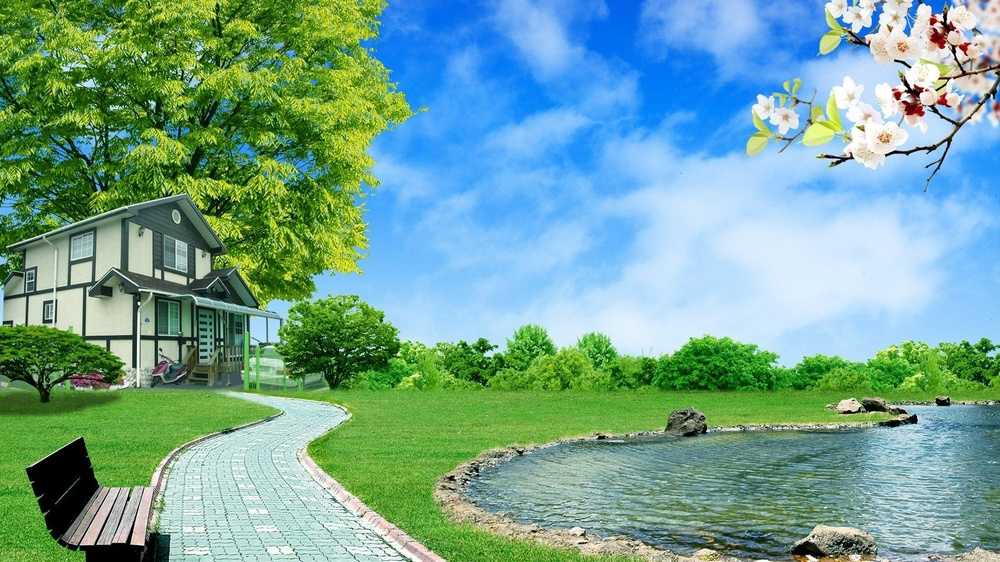
#> input picture Image to pencil sketch/p1.jpg, 1000 x 562 px, shrunk from 1920 x 1080 before the run
$ jupyter execute 'Image to pencil sketch python project.ipynb'
#> lines starting #> are read from the running program, lines starting #| are printed output that depends on the picture
[cell 1]
#pip install opencv-python

[cell 2]
import cv2
import matplotlib.pyplot as plt
from skimage import io

[cell 3]
image = cv2.imread("p1.jpg")
#> image is the input picture: shape (562, 1000, 3); mean B, G, R 148.9, 163.7, 115.7
img = cv2.cvtColor(image, cv2.COLOR_BGR2RGB)
io.imshow(img)

[cell 4]
gray_image = cv2.cvtColor(img, cv2.COLOR_BGR2GRAY)
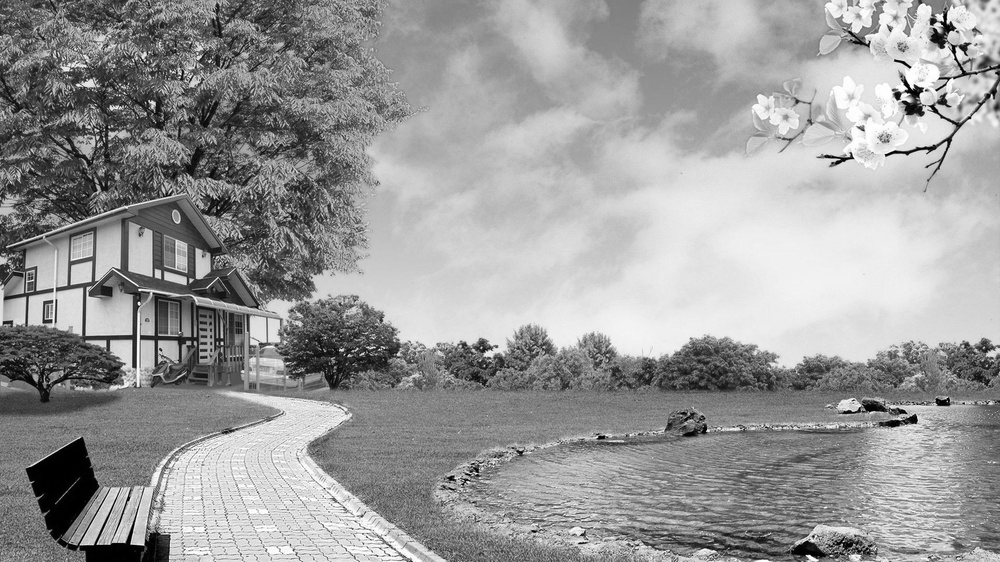
#> gray_image: shape (562, 1000); min 0, max 255, mean 153.8
io.imshow(gray_image)

[cell 5]
inverted_image = 255 - gray_image
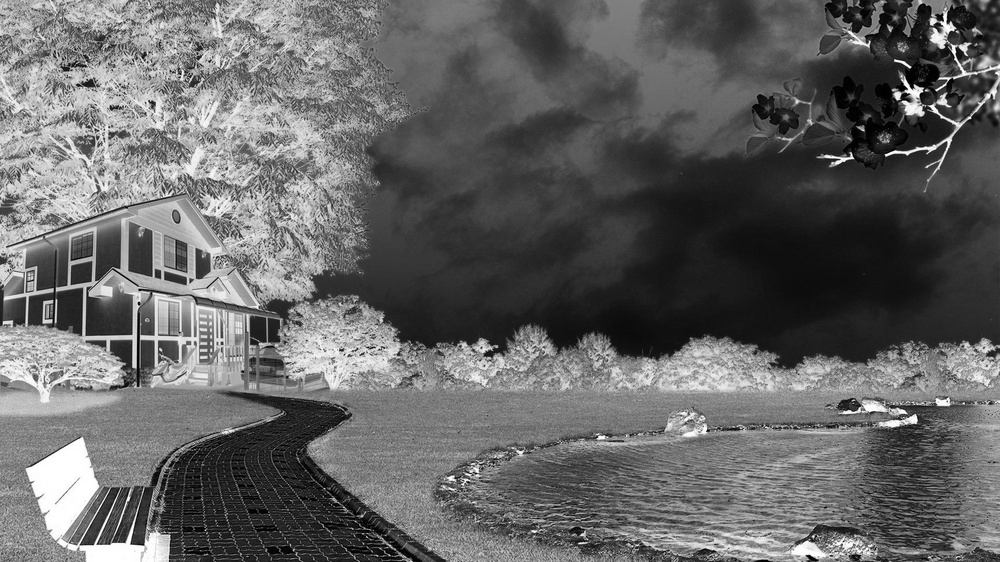
#> inverted_image: shape (562, 1000); min 0, max 255, mean 101.2
io.imshow(inverted_image)

[cell 6]
blurred = cv2.GaussianBlur(inverted_image, (21, 21), 0)
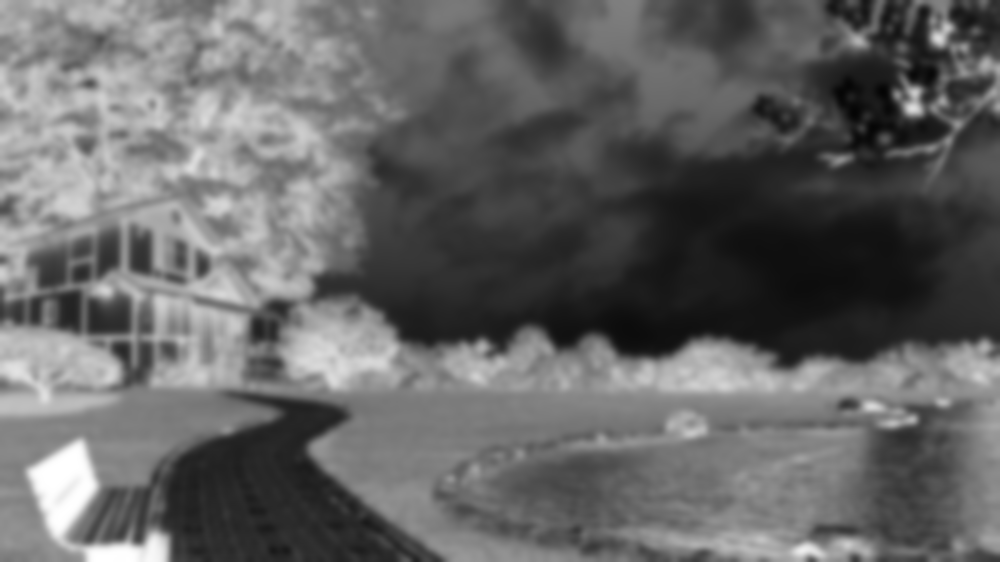
#> blurred: shape (562, 1000); min 4, max 255, mean 101.2
#blurred=inverted_image
io.imshow(blurred)

[cell 7]
inverted_blurred = 255 - blurred
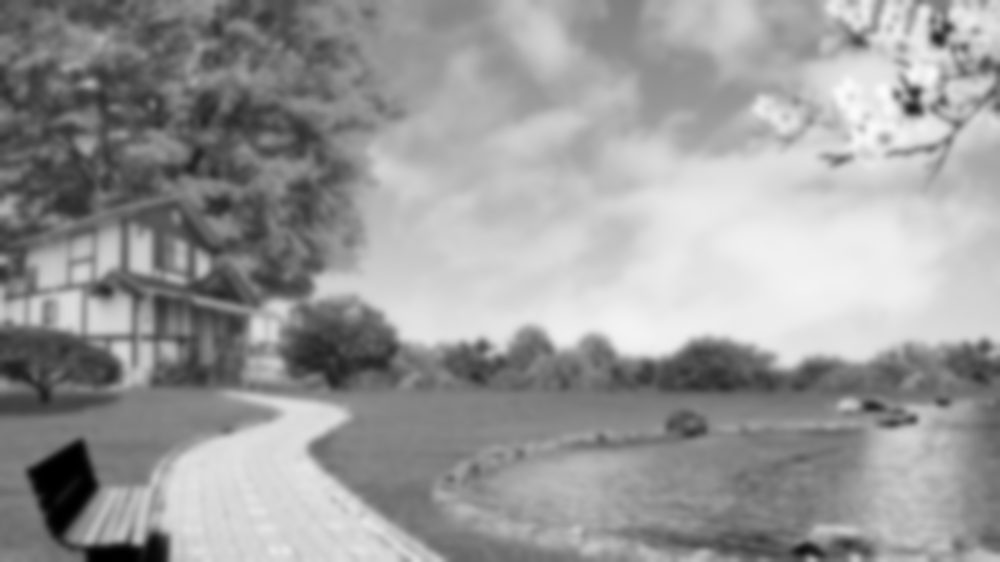
#> inverted_blurred: shape (562, 1000); min 0, max 251, mean 153.8
io.imshow(inverted_blurred)

[cell 8]
pencil_sketch = cv2.divide(gray_image, inverted_blurred, scale=256)
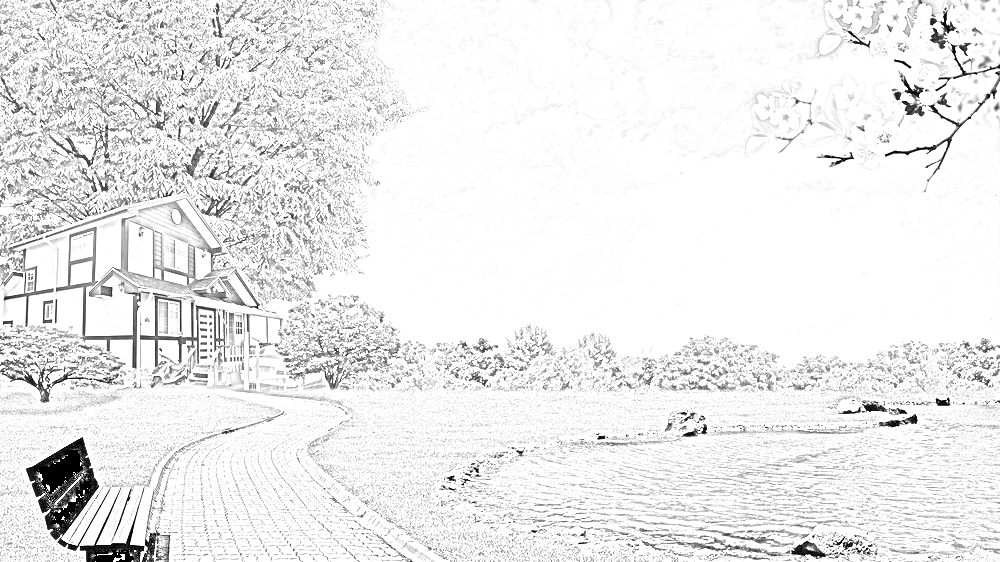
#> pencil_sketch: shape (562, 1000); min 0, max 255, mean 235.8
io.imshow(pencil_sketch)

$ run again, with Image to pencil sketch/p2.jpg copied over Image to pencil sketch/p1.jpg
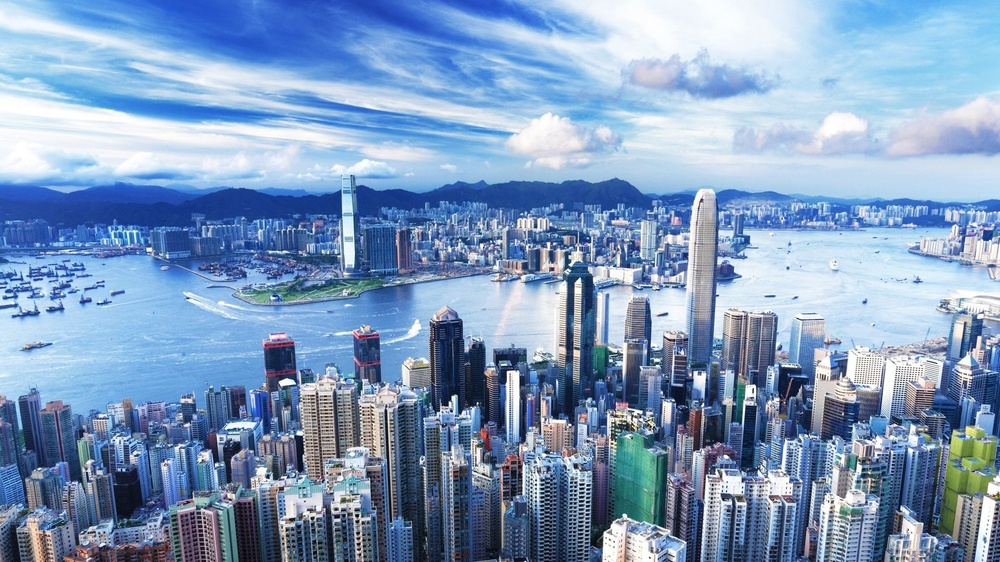
#> input picture Image to pencil sketch/p2.jpg, 1000 x 562 px, shrunk from 1920 x 1080 before the run
#> image is the input picture: shape (562, 1000, 3); mean B, G, R 189.3, 155.5, 128.5
#> `inverted_blurred = 255 - blurred`:
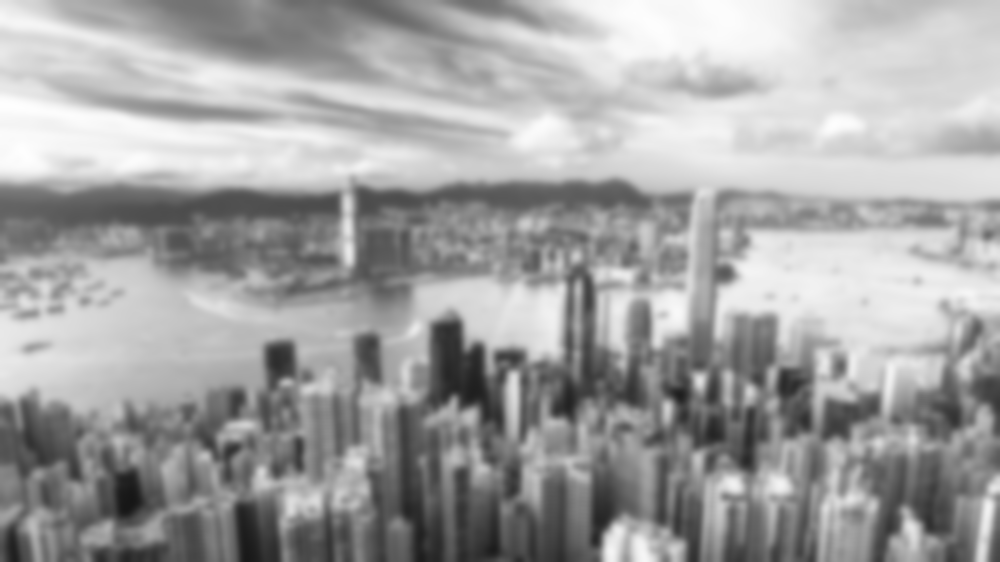
#> inverted_blurred: shape (562, 1000); min 22, max 254, mean 162.5
#> `pencil_sketch = cv2.divide(gray_image, inverted_blurred, scale=256)`:
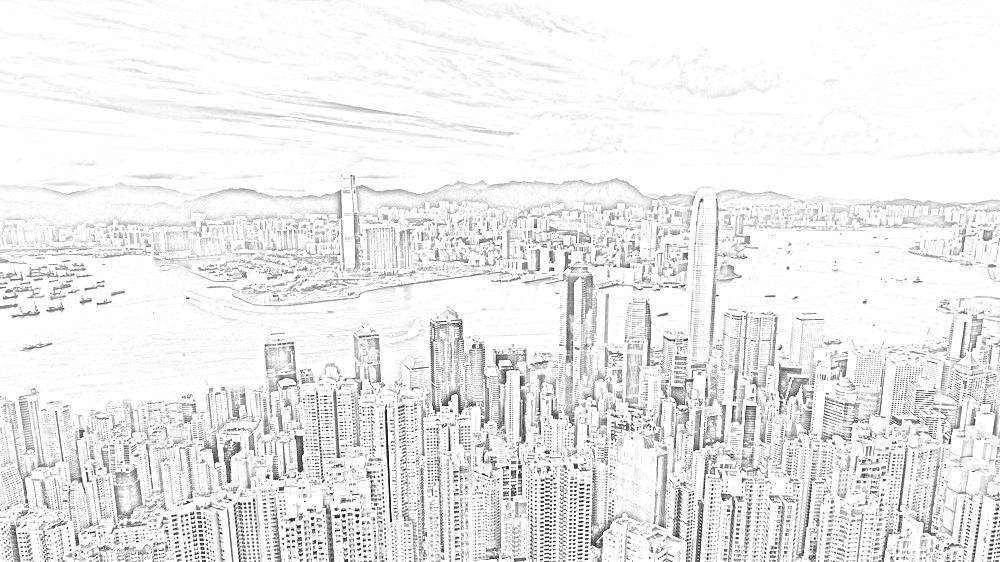
#> pencil_sketch: shape (562, 1000); min 0, max 255, mean 237.8

$ run again, with Image to pencil sketch/p2.jpeg copied over Image to pencil sketch/p1.jpg
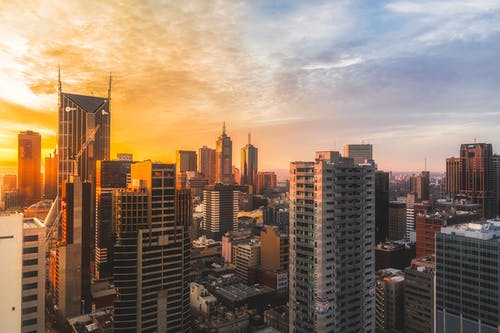
#> input picture Image to pencil sketch/p2.jpeg, 500 x 333 px
#> image is the input picture: shape (333, 500, 3); mean B, G, R 107.6, 127, 149.8
#> `inverted_blurred = 255 - blurred`:
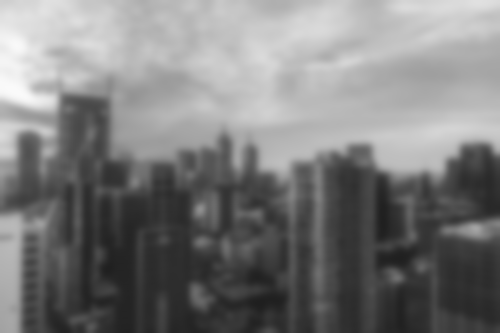
#> inverted_blurred: shape (333, 500); min 31, max 250, mean 123.8
#> `pencil_sketch = cv2.divide(gray_image, inverted_blurred, scale=256)`:
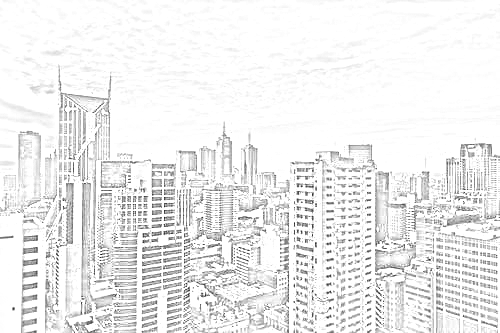
#> pencil_sketch: shape (333, 500); min 19, max 255, mean 237.9
